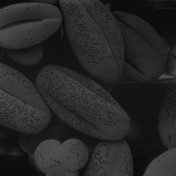
#> input picture HistNormal/fig1.jpg, 176 x 176 px
$ python Hist.py
#> lines starting #> are read from the running program, lines starting #| are printed output that depends on the picture
#> further down, img is the input picture: shape (176, 176, 3); min 6, max 84, mean 38.9
import cv2
import numpy as np
from matplotlib import pyplot as plt


def equalize_hist(img):
    """
    直方图均衡
    :param img: 图像
    :return: 均衡后图像
    """
    hist, bins = np.histogram(img.flatten(), 256, [0, 256])
#> hist = 256 values, max 5103 at index 19, min 0 at index 0, mean 363; bins = 257 values from 0 to 256
    cdf = hist.cumsum()
#> cdf = 256 values from 0 to 92928
    cdf_m = np.ma.masked_equal(cdf, 0)
    cdf_m = cdf_m * 255/(cdf_m.max() - cdf_m.min())
    cdf_m = cdf_m.astype(np.uint8)
    return cdf_m[img]
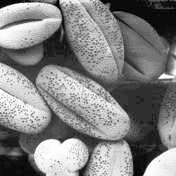
#> returned value: shape (176, 176, 3); min 0, max 255, mean 129.5


if __name__ == '__main__':
    img = cv2.imread('fig1.jpg')
    img_equ = equalize_hist(img)

    plt.subplot(221), plt.imshow(img, cmap='gray')
    plt.xticks([]), plt.yticks([])
    plt.title('Original image')

    plt.subplot(222), plt.imshow(img_equ, cmap='gray')
    plt.xticks([]), plt.yticks([])
    plt.title('Hist equalize')

    plt.subplot(223), plt.hist(img.ravel(), 256, [0, 256])
    plt.xlim()
    plt.title('Hist before')

    plt.subplot(224), plt.hist(img_equ.ravel(), 256, [0, 256])
    plt.title('Hist after')

    plt.show()
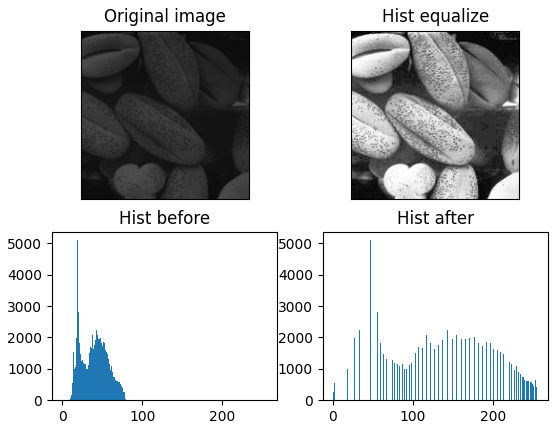
#> figure drawn by matplotlib, 4 panels; panel 3: tallest bar 5103 high, from x = 19 to 20; panel 4: tallest bar 5103 high, from x = 47 to 48
